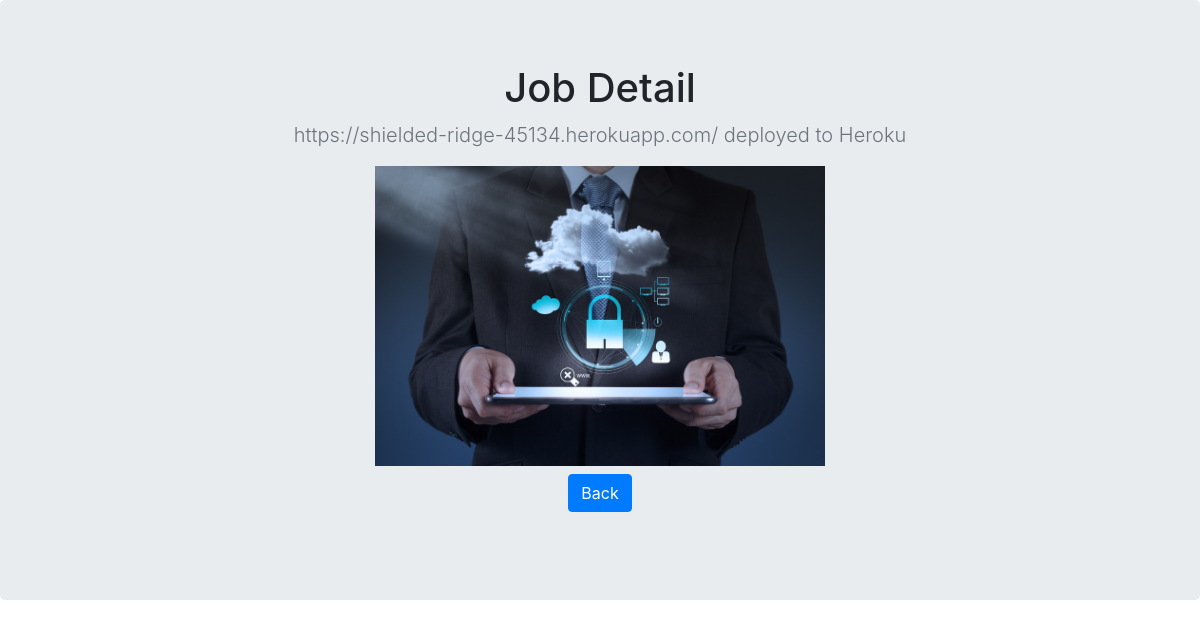
Screenshot of /jobs/1 with the database file from the repository.
### jobs/models.py (models this page shows, shortened)
class Job(models.Model):
    image = models.ImageField(upload_to='images/')
    summary = models.CharField(max_length=500)
    title = models.CharField(max_length=100, null=True)

### jobs/views.py (the view)
# urls.py: path('jobs/<int:job_id>', jobs.views.detail, name='detail'),
def detail(request, job_id):
    print(job_id)
    job_detail = get_object_or_404(Job, pk=job_id)
    return render(request, 'jobs/detail.html', {'job':job_detail})

### jobs/templates/jobs/detail.html (shortened to what this page needs)
<!doctype html>
<html lang="en">
{% load static %}
  <head>
    <link rel="stylesheet" href="{% static 'css/bootstrap.min.css' %}">
  </head>
  <body>
    <main role="main">
      <section class="jumbotron text-center">
        <div class="container">
          <h1 class="jumbotron-heading">Job Detail</h1>
          <p class="lead text-muted">{{ job.summary }}</p>
          <img src="{{ job.image.url }}" height="300" />
          <p>
            <a href="{% url 'home' %}" class="btn btn-primary my-2">Back</a>
          </p>
        </div>
      </section>
    </main>
  </body>
</html>

### rows the page displays
Job: summary "https://shielded-ridge-45134.herokuapp.com/ deployed to Heroku", image (picture)
